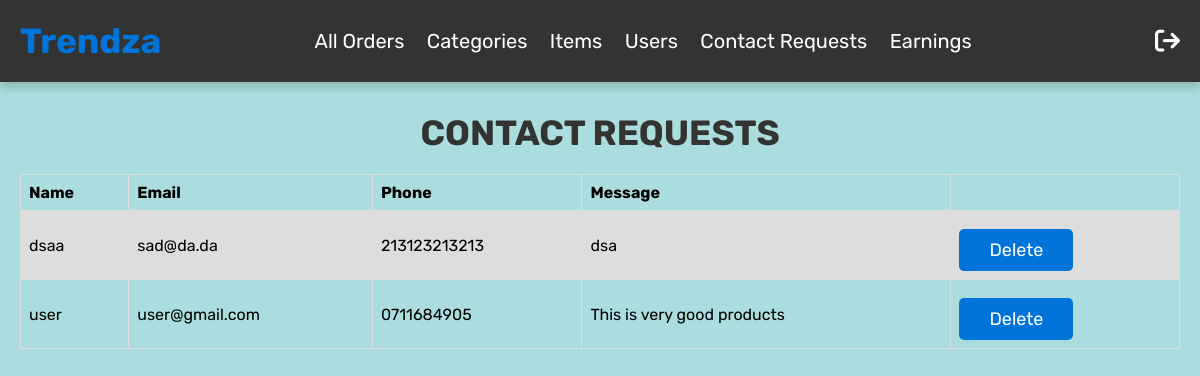
Screenshot of /admin/contactus.php (signed in) with the database file from the repository.
### tables this page shows
CREATE TABLE `contact` (
  `id` int(11) NOT NULL,
  `name` varchar(250) NOT NULL,
  `email` varchar(250) NOT NULL,
  `number` varchar(250) NOT NULL,
  `msg` varchar(250) NOT NULL
);

### admin/contactus.php (the view, shortened to what this page needs)
<?php
include_once('../controllers/dbcon.php');
?>
<!DOCTYPE html>
<html lang="en">
<head>
   <link rel="stylesheet" href="https://cdnjs.cloudflare.com/ajax/libs/font-awesome/6.0.0/css/all.min.css">
<link rel="stylesheet" href="../css/style.css">
</head>
<body>
<?php include 'adminheader.php' ;?>
<section class="home-category">
   <h1 class="title">Contact Requests</h1>
   <div class="">
   <table>
         <tr>
            <th>Name</th>
            <th>Email</th>
            <th>Phone</th>
            <th>Message</th>
            <th></th>
         </tr>
   <?php
            $itemsql = "SELECT * FROM `contact`";
            $itemresult = $conn->query($itemsql);
            if ($itemresult->num_rows > 0) {
                while($row = $itemresult->fetch_assoc())
                {
                    echo '
                    <tr>
                        <td>'.$row['name'].'</td>
                        <td>'.$row['email'].'</td>
                        <td>'.$row['number'].'</td>
                        <td>'.$row['msg'].'</td>
                        <td>
                           <a href="../controllers/admindeletecontact.php?id='.$row['id'].'" class="btn">Delete</a>
                        </td>
                     </tr>
                    ';
                }
            } else {
                echo "<font color='red'> Ooops ! No Records ! </font>";
            }
            ?>
      </table>
</div>
</section>
</body>
</html>

### css/style.css (style rules this page uses)
:root { --blue:#0000ae; --red:#c0392b; --light-blue:#0074D9; --sandy-tan:#ACDDDE; --orange:#f39c12; --black:#333; --white:#fff; --light-color:#666; --light-white:#ccc; --light-bg:#f5f5f5; --border:.1rem solid var(--black); --box-shadow:0 .5rem 1rem rgba(0,0,0,.1); }
* { font-family: 'Rubik', sans-serif; margin:0; padding:0; box-sizing: border-box; outline: none; border:none; text-decoration: none; transition:all .2s linear; }
body { background-color: var(--sandy-tan); }
html { font-size: 62.5%; overflow-x: hidden; scroll-behavior: smooth; scroll-padding-top: 6.5rem; }
.btn, .option-btn, .delete-btn, .white-btn { display: inline-block; margin-top: 1rem; padding:1rem 3rem; cursor: pointer; color:var(--white); font-size: 1.8rem; border-radius: .5rem; text-transform: capitalize; }
.white-btn, .btn { background-color: var(--light-blue); }
section { padding: 3rem 2rem; max-width: 1200px; margin: 0 auto; }
.title { text-align: center; margin-bottom: 2rem; text-transform: uppercase; color:var(--black); font-size: 3.5rem; }
.home-category { padding-bottom:0; }
.home-category { padding-bottom: 0; }

### admin/contactus.php (style rules this page uses)
table { font-family: arial, sans-serif; border-collapse: collapse; width: 100%; }
td, th { font-size: 12pt; border: 1px solid #dddddd; text-align: left; padding: 8px; }
tr:nth-child(even) { background-color: #dddddd; }

### rows the page displays
contact: name "dsaa", email "sad@da.da", number "213123213213", msg "dsa"
contact: name "user", email "user@gmail.com", number "0711684905", msg "This is very good products"
